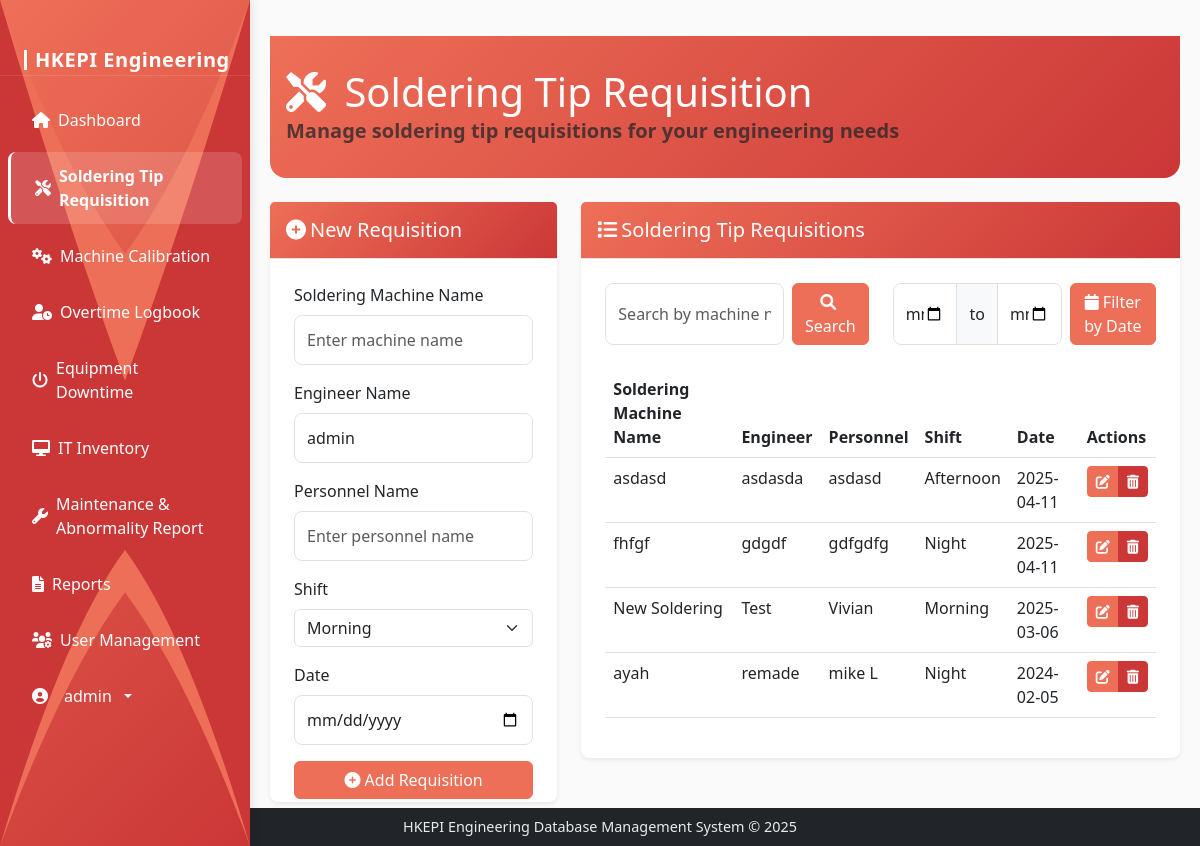
Page /soldering-tips (signed in) on the earlier database version.
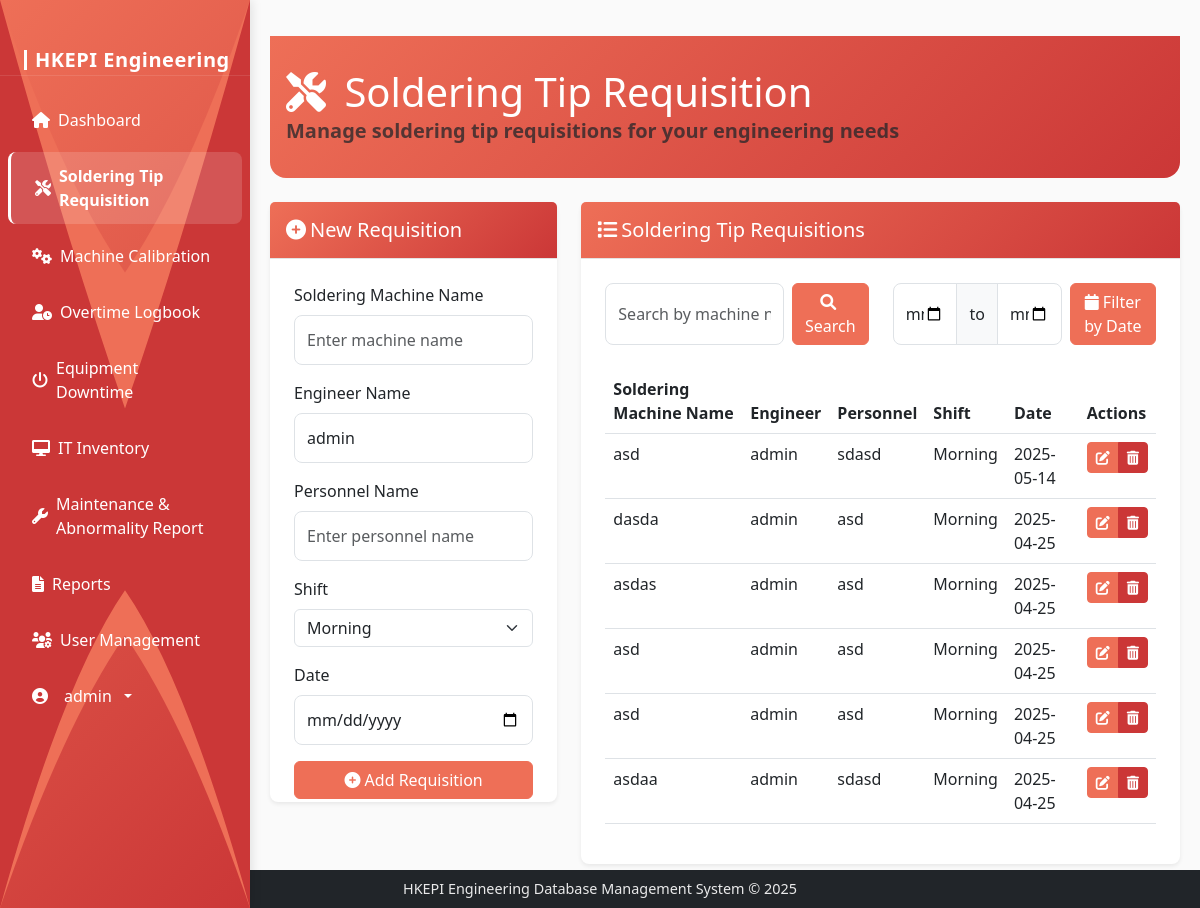
Same page on the later database version.
### models.py (models this page shows, shortened)
class SolderingTip(db.Model):
    id = db.Column(db.Integer, primary_key=True)
    machine_name = db.Column(db.String(100), nullable=False)
    engineer_name = db.Column(db.String(100), nullable=False)
    personnel_name = db.Column(db.String(100), nullable=False)
    shift = db.Column(db.String(20), nullable=False)
    date = db.Column(db.DateTime, nullable=False)
    created_at = db.Column(db.DateTime, default=datetime.utcnow)

### routes.py (the view, shortened to what this page needs)
@app.route('/soldering-tips')
@login_required
def soldering_tips():
    search_query = request.args.get('search', '')
    start_date = request.args.get('start_date')
    end_date = request.args.get('end_date')
    query = SolderingTip.query
    if search_query:
        query = query.filter(
            SolderingTip.machine_name.ilike(f'%{search_query}%')
        )
    tips = query.order_by(SolderingTip.date.desc()).all()
    form = SolderingTipForm()
    form.engineer_name.choices = [(user.username, user.username) for user in User.query.all()]
    return render_template('soldering_tip.html', tips=tips, form=form, search_query=search_query, start_date=start_date, end_date=end_date)

### forms.py
class SolderingTipForm(FlaskForm):
    machine_name = StringField('Machine Name', validators=[DataRequired(), Length(max=100)])
    engineer_name = SelectField('Engineer Name', validators=[DataRequired()], choices=[])  # Will be populated dynamically
    personnel_name = StringField('Personnel Name', validators=[DataRequired(), Length(max=100)])
    shift = SelectField('Shift', choices=[('morning', 'Morning'), ('afternoon', 'Afternoon'), ('night', 'Night')], validators=[DataRequired()])
    date = DateField('Date', validators=[DataRequired()])

### app.py (called while the page is built)
@login_manager.user_loader
def load_user(user_id):
    return User.query.get(int(user_id))

### templates/soldering_tip.html (shortened to what the changed rows need)
{% extends 'base.html' %}
{% block content %}
<div class="container-fluid content-area">
    <div class="dashboard-header mb-4">
        <div class="header-content">
            <h1 class="mb-0" style="color: white;">
                <i class="fas fa-tools me-2" style="color: white;"></i>
                Soldering Tip Requisition
            </h1>
        </div>
    </div>
    <div class="row mb-4">
        <div class="col-md-8">
            <div class="card">
                <div class="card-body">
                    <div class="table-responsive" style="max-height: 600px;">
                        <table class="table table-hover">
                            <thead>
                                <tr>
                                    <th>Soldering Machine Name</th>
                                    <th>Engineer</th>
                                    <th>Personnel</th>
                                    <th>Shift</th>
                                    <th>Date</th>
                                    <th>Actions</th>
                                </tr>
                            </thead>
                            <tbody>
                                {% for tip in tips %}
                                <tr>
                                    <td>{{ tip.machine_name }}</td>
                                    <td>{{ tip.engineer_name }}</td>
                                    <td>{{ tip.personnel_name }}</td>
                                    <td>{{ tip.shift|capitalize }}</td>
                                    <td>{{ tip.date.strftime('%Y-%m-%d') }}</td>
                                    <td>
                                        <div class="btn-group btn-group-sm" role="group">
                                            <a href="{{ url_for('edit_soldering_tip', tip_id=tip.id) }}" class="btn btn-warning">
                                                <i class="fas fa-edit"></i>
                                            </a>
                                            <button type="button" class="btn btn-danger" data-bs-toggle="modal" data-bs-target="#deleteTipModal-{{ tip.id }}">
                                                <i class="fas fa-trash-alt"></i>
                                            </button>
                                        </div>
                                    </td>
                                </tr>
                                {% endfor %}
                            </tbody>
                        </table>
                    </div>
                </div>
            </div>
        </div>
    </div>
</div>
{% endblock %}

### templates/base.html (shortened to what the changed rows need)
<!DOCTYPE html>
<html lang="en" data-bs-theme="light" style="height: 100%;">
<head>
    <link href="https://cdn.jsdelivr.net/npm/bootstrap@5.3.0/dist/css/bootstrap.min.css" rel="stylesheet">
    <link rel="stylesheet" href="https://cdnjs.cloudflare.com/ajax/libs/font-awesome/6.0.0/css/all.min.css">
    <link rel="stylesheet" type="text/css" href="https://cdn.jsdelivr.net/npm/daterangepicker/daterangepicker.css" />
    <link rel="stylesheet" href="{{ url_for('static', filename='css/style.css') }}">
</head>
<body class="{% block body_class %}{% endblock %}" style="height: 100%; margin: 0;">
    <nav class="sidebar" id="sidebar">
        <svg class="sidebar-wave" viewBox="0 0 100 100" preserveAspectRatio="none">
            <path d="M0 0 L0 100 Q25 80 50 70 Q75 80 100 100 L100 0 Q75 20 50 30 Q25 20 0 0 Z" fill="var(--accent-primary)"/>
            <path d="M0 0 L0 100 Q25 75 50 65 Q75 75 100 100 L100 0 Q75 25 50 45 Q25 25 0 0 Z" fill="var(--accent-secondary)"/>
        </svg>
        <div class="sidebar-brand">
            <a class="navbar-brand" href="{{ url_for('dashboard') }}">
            </a>
        </div>
        {% if current_user.is_authenticated %}
        <ul class="sidebar-nav nav flex-column">
            <li class="nav-item">
            </li>
            <li class="nav-item">
            </li>
            <li class="nav-item">
            </li>
            <li class="nav-item">
            </li>
            <li class="nav-item">
            </li>
            <li class="nav-item">
            </li>
            <li class="nav-item">
            </li>
            <li class="nav-item">
            </li>
            {% if current_user.is_admin %}
            <li class="nav-item">
            </li>
            {% endif %}
            <li class="nav-item mt-auto">
            </li>
        </ul>
        {% endif %}
    </nav>
        <div class="main-flex-center">
            {% block content %}
            {% endblock %}
        </div>
    </body>
    </html>

Differences in the rows shown:
removed SolderingTip: machine_name "fhfgf", engineer_name "gdgdf", personnel_name "gdfgdfg", shift "Night", date "2025-04-11"
removed SolderingTip: machine_name "New Soldering", engineer_name "Test", personnel_name "Vivian", shift "Morning", date "2025-03-06"
removed SolderingTip: machine_name "ayah", engineer_name "remade", personnel_name "mike L", shift "Night", date "2024-02-05"
added SolderingTip: machine_name "asd", engineer_name "admin", personnel_name "sdasd", shift "Morning", date "2025-05-14"
changed SolderingTip: machine_name "asdasd" → "dasda"; engineer_name "asdasda" → "admin"; personnel_name "asdasd" → "asd"; shift "Afternoon" → "Morning"; date "2025-04-11" → "2025-04-25"
added SolderingTip: machine_name "asdas", engineer_name "admin", personnel_name "asd", shift "Morning", date "2025-04-25"
added SolderingTip: machine_name "asd", engineer_name "admin", personnel_name "asd", shift "Morning", date "2025-04-25"
added SolderingTip: machine_name "asd", engineer_name "admin", personnel_name "asd", shift "Morning", date "2025-04-25"
added SolderingTip: machine_name "asdaa", engineer_name "admin", personnel_name "sdasd", shift "Morning", date "2025-04-25"
